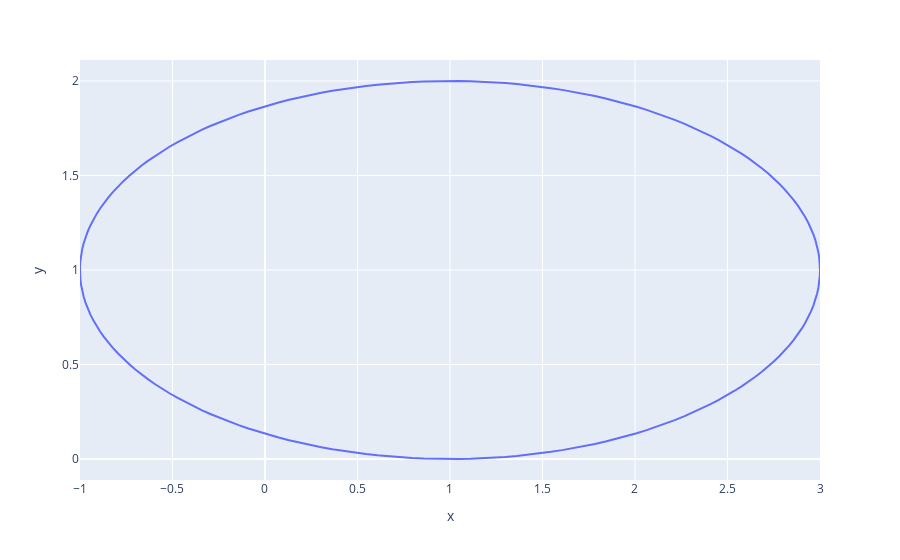

Notebook code cell kept with this figure:
### Code cell
fig.update_layout(autosize=False)

### Figure 1 — Plotly figure (JSON) as saved in the notebook; plotly's stock layout.template omitted (floating-point values rounded to 4 significant figures; data arrays with more than 128 entries replaced by an {"elided": "..."} marker saying what was removed)
{"data": [{"hovertemplate": "x=%{x}<br>y=%{y}<extra></extra>", "legendgroup": "", "line": {"color": "#636efa", "dash": "solid"}, "marker": {"symbol": "circle"}, "mode": "lines", "name": "", "orientation": "v", "showlegend": false, "type": "scatter", "x": {"elided": "200 float values"}, "xaxis": "x", "y": {"elided": "200 float values"}, "yaxis": "y"}], "layout": {"autosize": false, "legend": {"tracegroupgap": 0}, "margin": {"t": 60}, "xaxis": {"anchor": "y", "domain": [0, 1], "title": {"text": "x"}}, "yaxis": {"anchor": "x", "domain": [0, 1], "title": {"text": "y"}}}}
